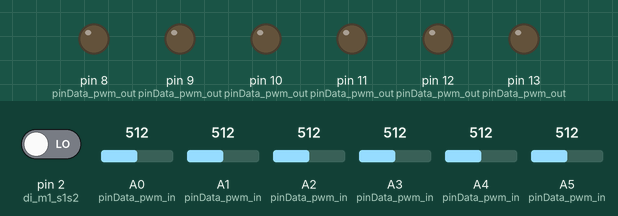
The sketch below on a simulated Arduino Uno, built with avr-gcc and run on an emulated ATmega328P. Shown: output pins drawn as LEDs (lit = HIGH). Inputs (shaded band) come from the test bench; at power-on: pin 2 (di_m1_s1s2) LOW, A3 (pinData_pwm_in) = 512, A0 (pinData_pwm_in) = 512, A4 (pinData_pwm_in) = 512, A1 (pinData_pwm_in) = 512, A2 (pinData_pwm_in) = 512, A5 (pinData_pwm_in) = 512.

Above: at 1.2 s.
1.3 s: pin 2 (di_m1_s1s2) driven HIGH
At 2.3 s:
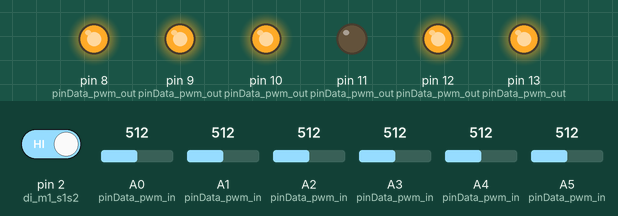
2.8 s: A3 (pinData_pwm_in) set to 716
At 3.4 s:
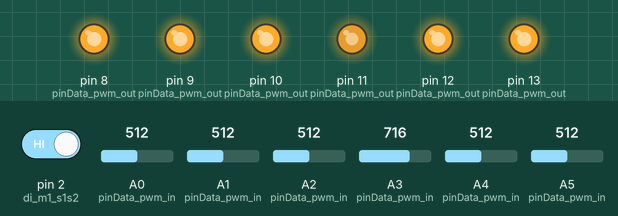
4.3 s: A0 (pinData_pwm_in) set to 137
5.8 s: A0 (pinData_pwm_in) set to 113
At 6.9 s:
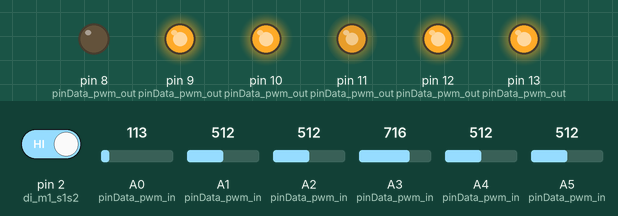
7.3 s: A4 (pinData_pwm_in) set to 137
8.8 s: A4 (pinData_pwm_in) set to 114
At 9.2 s:
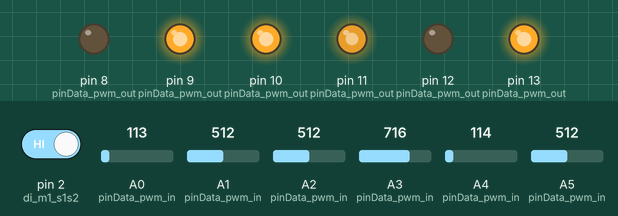
Timing chart, 0 to 11.3 s (numbered marks = the images above; inputs shaded):
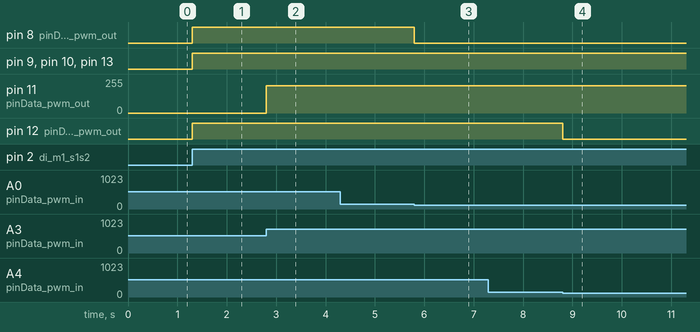

The sketch:

monitoringRotation.ino
```cpp
// Pins for the switches
#define di_m1_s1s2 2
#define di_m2_s1s2 3
#define di_m3_s1s2 4
#define di_m4_s1s2 5
#define di_m5_s1s2 6
#define di_m6_s1s2 7

// Pins for the input pwm values
#define ai_m1_pwm A0
#define ai_m2_pwm A1
#define ai_m3_pwm A2
#define ai_m4_pwm A3
#define ai_m5_pwm A4
#define ai_m6_pwm A5

// Pins for the output pwm values
#define do_m1_pwm 8
#define do_m2_pwm 9
#define do_m3_pwm 10
#define do_m4_pwm 11
#define do_m5_pwm 12
#define do_m6_pwm 13

int pinData_pwm_out[6] = { do_m1_pwm, do_m2_pwm, do_m3_pwm, do_m4_pwm, do_m5_pwm, do_m6_pwm };
int pinData_pwm_in[6] = { ai_m1_pwm, ai_m2_pwm, ai_m3_pwm, ai_m4_pwm, ai_m5_pwm, ai_m6_pwm };

int DELAY_WRITE_READ = 50;

bool debugMode;
bool switchOnOff = true;

void setup()
{
	// Configure serial interface
	Serial.begin(9600);

	// USER CONFIGURATION
	debugMode = true;

	// Define I/Os
	pinMode(di_m1_s1s2, INPUT);
	pinMode(di_m2_s1s2, INPUT);
	pinMode(di_m3_s1s2, INPUT);
	pinMode(di_m4_s1s2, INPUT);
	pinMode(di_m5_s1s2, INPUT);
	pinMode(di_m6_s1s2, INPUT);
}

void loop()
{
	for (int i = 0; i < 6; i++)
	{
		// Set incoming pwm value as output when the switch isnt pushed (incoming signal is high)
		if (digitalRead(di_m1_s1s2) == HIGH) analogWrite(pinData_pwm_out[i], analogRead(pinData_pwm_in[i]));
		else analogWrite(pinData_pwm_out[i], 0);
	}
}
```

Measured:
- the behaviour switches between 128 and 127 on A0 (pinData_pwm_in) (found by bisection; images 2 and 3)
- the behaviour switches between 128 and 127 on A4 (pinData_pwm_in) (found by bisection; images 3 and 4)
- after the input at 1.3 s, pin 8 (pinData_pwm_out), pin 9 (pinData_pwm_out), pin 10 (pinData_pwm_out), pin 12 (pinData_pwm_out), pin 13 (pinData_pwm_out): LOW → HIGH at once
- after the input at 2.8 s, pin 11 (pinData_pwm_out): 0/255 → 204/255 at once
- after the input at 4.3 s, every drawn part: stays the same
- after the input at 5.8 s, pin 8 (pinData_pwm_out): HIGH → LOW at once
- after the input at 7.3 s, every drawn part: stays the same
- after the input at 8.8 s, pin 12 (pinData_pwm_out): HIGH → LOW at once
